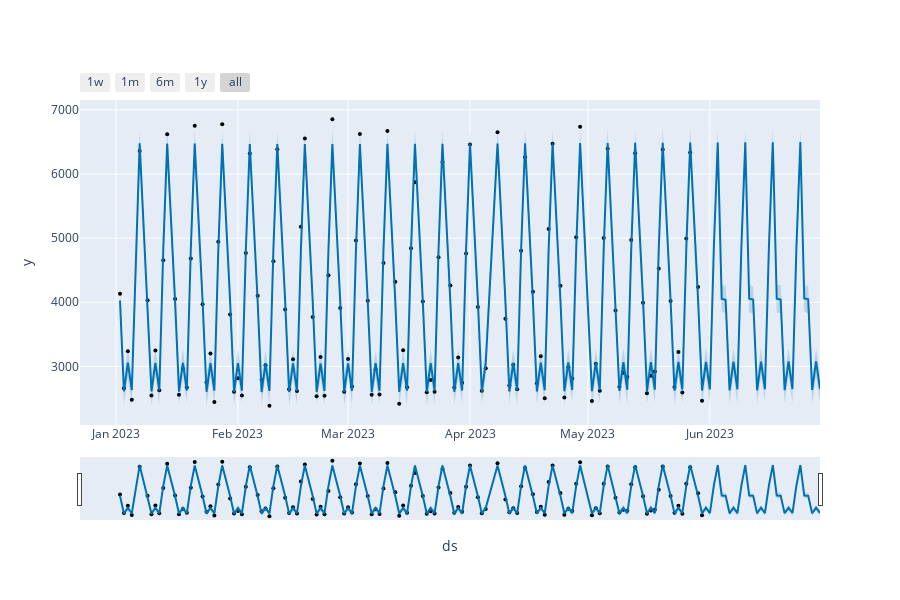

The code cell stored with this chart in its notebook:
### Code cell
cat_plot_3 = plot_plotly(m, preds_fyv_prophet)

cat_plot_3
